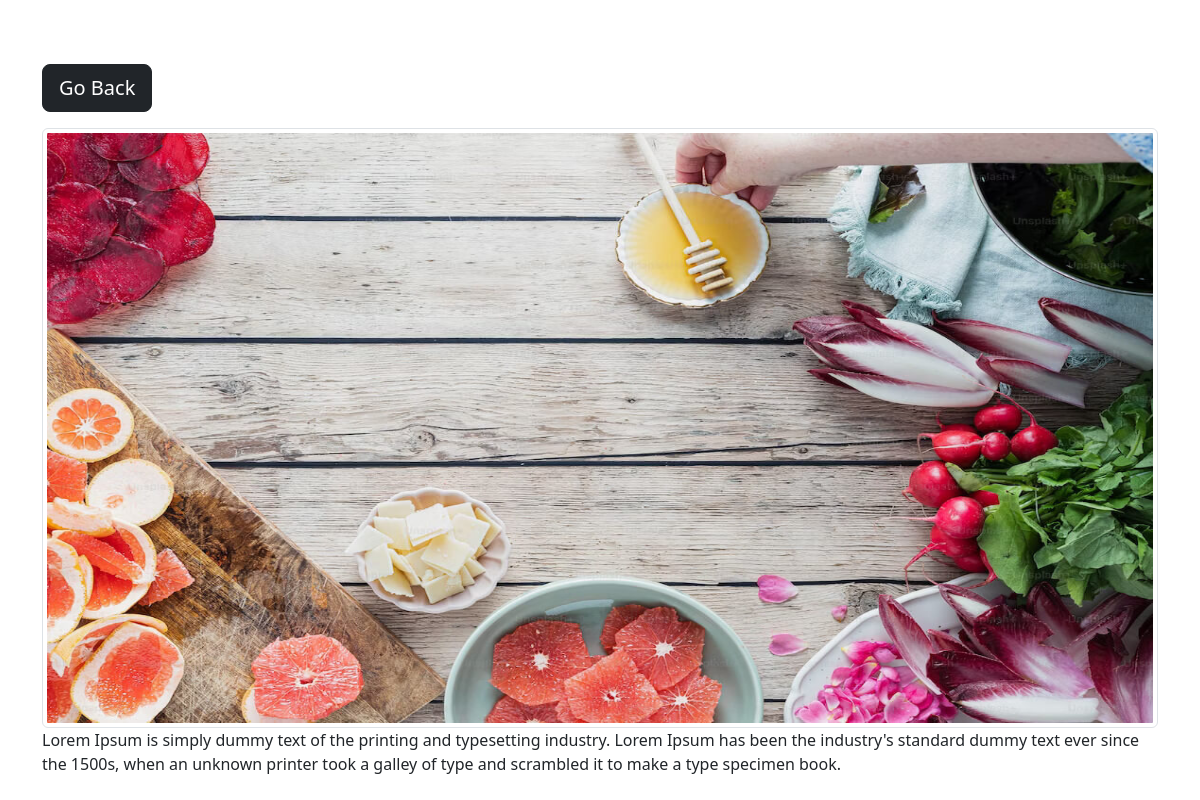
/category/food/1/, run on the app's committed database.
### photos/models.py (models this page shows, shortened)
class Gallery(models.Model):
    category = models.ForeignKey(Category,on_delete=models.SET_NULL,null=True,blank=True)
    slug = models.SlugField(max_length=200,blank=True,null=True)
    images = models.ImageField(null=True,blank=True,upload_to='photos')
    description = models.TextField()

### photos/views.py (the view)
# urls.py: path('category/<str:category_slug>/<str:pk>/',views.photo,name="photo"),
def photo(request,category_slug,pk):
    gallery = None
    try:
        gallery = Gallery.objects.get(category__slug=category_slug,id=pk)
    except Exception as e:
        pass
    context = {'gallery':gallery}
    return render(request,'photos/photo.html',context)

### photos/context_processors.py (called while the page is built)
def category_links(request):
    categories = Category.objects.all()
    return dict(categories=categories)

### photos/templates/photos/photo.html (shortened to what this page needs)
{% extends 'base.html' %}
{% load static %}
{% block content %}
<div class="container mt-5">
    <div class="row justify-content-center">
        <div class="col">
            <a href="{% url 'gallery' %}" class="btn btn-lg btn-dark my-3">Go Back</a>
            <div style="height:75vh">
                <img class="img-thumbnail" width="100%" height="80%" src="{{gallery.images.url}}" style="max-width:100%;max-height:100%" alt="">
                <p>{{gallery.description}}</p>
            </div>
        </div>
    </div>
</div>
{% endblock content %}

### data on the page
Gallery: images (picture), description "Lorem Ipsum is simply dummy text of the printing and typesetting industry. Lorem Ipsum has been the industry's standard dummy text ever since the 1500s, when an unknown printer took a galley of type and scrambled it to make a type specimen book."
